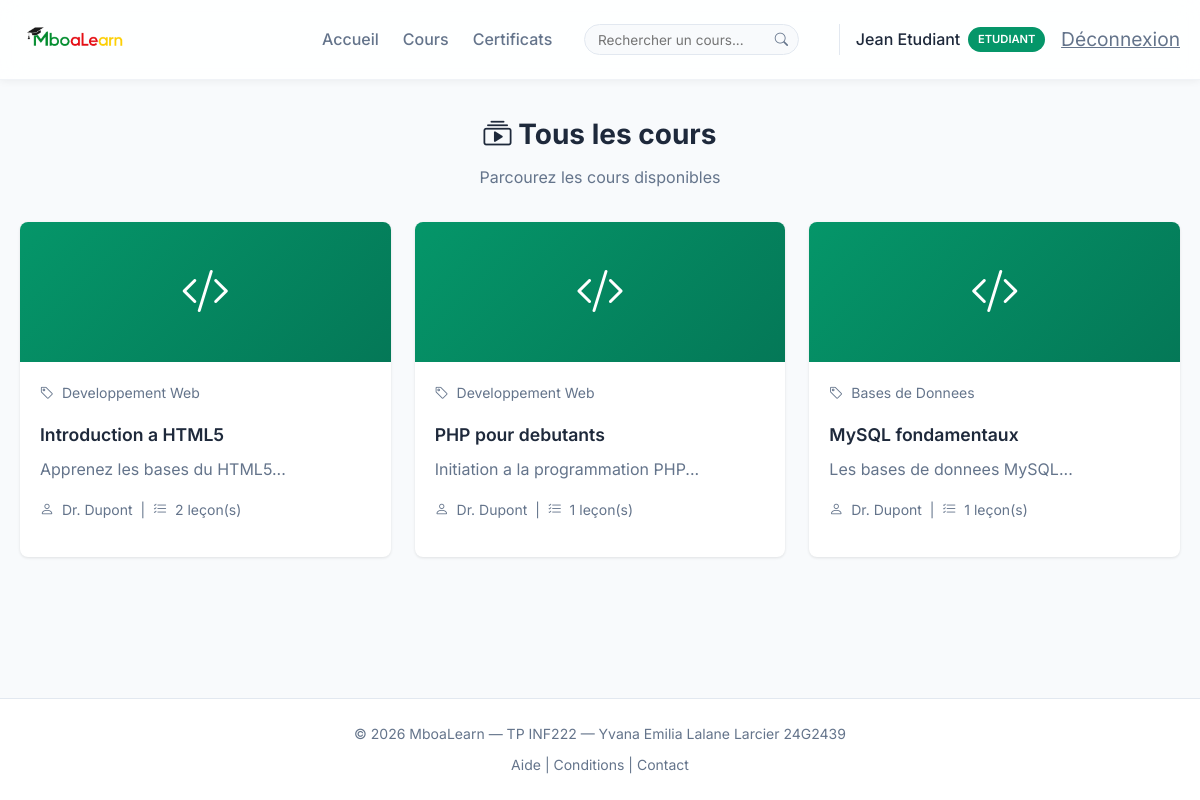
Page /cours.php (signed in) on the committed database.
### tables this page shows
CREATE TABLE users (
    id INT AUTO_INCREMENT PRIMARY KEY,
    nom VARCHAR(100) NOT NULL,
    email VARCHAR(150) UNIQUE NOT NULL,
    password VARCHAR(255) NOT NULL,
    role ENUM('etudiant', 'enseignant', 'promoteur') DEFAULT 'etudiant',
    date_inscription TIMESTAMP DEFAULT CURRENT_TIMESTAMP
);

CREATE TABLE cours (
    id INT AUTO_INCREMENT PRIMARY KEY,
    titre VARCHAR(200) NOT NULL,
    description TEXT,
    module_id INT,
    enseignant_id INT,
    date_creation TIMESTAMP DEFAULT CURRENT_TIMESTAMP,
    FOREIGN KEY (module_id) REFERENCES modules(id) ON DELETE SET NULL,
    FOREIGN KEY (enseignant_id) REFERENCES users(id) ON DELETE SET NULL
);

CREATE TABLE modules (
    id INT AUTO_INCREMENT PRIMARY KEY,
    nom VARCHAR(150) NOT NULL,
    description TEXT,
    date_creation TIMESTAMP DEFAULT CURRENT_TIMESTAMP
);

### includes/auth.php (called while the page is built, shortened)
<?php
require_once __DIR__ . '/../config/database.php';
function is_logged_in() {
    return isset($_SESSION['user_id']);
}
function has_role($role) {
    return isset($_SESSION['user_role']) && $_SESSION['user_role'] === $role;
}
function get_user_info() {
    global $pdo;
    $stmt = $pdo->prepare("SELECT id, nom, email, role FROM users WHERE id = ?");
    $stmt->execute([$_SESSION['user_id']]);
    return $stmt->fetch();
}

### cours.php (the view, shortened to what this page needs)
<?php
require_once 'config/database.php';
require_once 'includes/auth.php';
$etudiant_id = $_SESSION['user_id'];
$view_course = isset($_GET['view']) ? (int)$_GET['view'] : null;
$search = isset($_GET['search']) ? trim($_GET['search']) : '';
if (!empty($search)) {
    $stmt = $pdo->prepare("
        SELECT c.*, m.nom as module_nom, u.nom as enseignant_nom,
               COUNT(DISTINCT l.id) as total_lecons
        FROM cours c
        LEFT JOIN modules m ON c.module_id = m.id
        LEFT JOIN users u ON c.enseignant_id = u.id
        LEFT JOIN lecons l ON c.id = l.cours_id
        WHERE c.titre LIKE ? OR c.description LIKE ? OR m.nom LIKE ?
        GROUP BY c.id
        ORDER BY c.date_creation DESC
    ");
    $search_param = "%$search%";
    $stmt->execute([$search_param, $search_param, $search_param]);
} else {
    $stmt = $pdo->prepare("
        SELECT c.*, m.nom as module_nom, u.nom as enseignant_nom,
               COUNT(DISTINCT l.id) as total_lecons
        FROM cours c
        LEFT JOIN modules m ON c.module_id = m.id
        LEFT JOIN users u ON c.enseignant_id = u.id
        LEFT JOIN lecons l ON c.id = l.cours_id
        GROUP BY c.id
        ORDER BY c.date_creation DESC
    ");
    $stmt->execute();
}
$cours = $stmt->fetchAll();
?>
<!DOCTYPE html>
<html lang="fr">
<head>
    <link rel="stylesheet" href="https://cdn.jsdelivr.net/npm/bootstrap-icons@1.11.3/font/bootstrap-icons.min.css">
    <link rel="stylesheet" href="assets/css/style.css">
</head>
<body>
    <?php include 'includes/header.php'; ?>
    <div class="dashboard-header">
        <?php if (!empty($search)): ?>
            <div style="display: flex; justify-content: space-between; align-items: center;">
                <div>
                    <h1><i class="bi bi-search"></i> Résultats pour "<?php echo htmlspecialchars($search); ?>"</h1>
                    <p><?php echo count($cours); ?> cours trouvé(s)</p>
                </div>
                <a href="cours.php" class="btn-secondary">
                    <i class="bi bi-x-circle"></i> Effacer la recherche
                </a>
            </div>
        <?php else: ?>
            <h1><i class="bi bi-collection-play"></i> Tous les cours</h1>
            <p>Parcourez les cours disponibles</p>
        <?php endif; ?>
    </div>
    <?php if ($view_course): ?>
        <?php
        $stmt = $pdo->prepare("
            SELECT c.*, m.nom as module_nom, u.nom as enseignant_nom
            FROM cours c
            LEFT JOIN modules m ON c.module_id = m.id
            LEFT JOIN users u ON c.enseignant_id = u.id
            WHERE c.id = ?
        ");
        $stmt->execute([$view_course]);
        $course = $stmt->fetch();
        if ($course) {
            $stmt = $pdo->prepare("
                SELECT l.*,
                       CASE WHEN p.statut = 'termine' THEN 1 ELSE 0 END as terminee,
                       p.score_evaluation,
                       e.id as evaluation_id
                FROM lecons l
                LEFT JOIN progression p ON l.id = p.lecon_id AND p.etudiant_id = ?
                LEFT JOIN evaluations e ON l.id = e.lecon_id
                WHERE l.cours_id = ?
                ORDER BY l.ordre
            ");
            $stmt->execute([$etudiant_id, $view_course]);
            $lecons = $stmt->fetchAll();
            $total_lecons = count($lecons);
            $lecons_terminees = 0;
            foreach ($lecons as $l) {
                if ($l['terminee']) $lecons_terminees++;
            }
            $progression = $total_lecons > 0 ? round(($lecons_terminees / $total_lecons) * 100) : 0;
        ?>
        <div class="card">
            <div class="card-header">
                <div>
                    <h2 class="card-title"><?php echo htmlspecialchars($course['titre']); ?></h2>
                    <p class="text-muted">
                        <i class="bi bi-person"></i> <?php echo htmlspecialchars($course['enseignant_nom'] ?? 'N/A'); ?>
                        &nbsp;|&nbsp;
                        <i class="bi bi-tag"></i> <?php echo htmlspecialchars($course['module_nom'] ?? 'Non assigné'); ?>
                    </p>
                </div>
                <a href="cours.php" class="btn-secondary">
                    <i class="bi bi-arrow-left"></i> Retour
                </a>
            </div>
            <div class="card-content" style="margin-bottom: 1.5rem;">
                <?php echo nl2br(htmlspecialchars($course['description'] ?? '')); ?>
            </div>
            <div class="progress-text">
                <span>Progression du cours</span>
                <span><?php echo $progression; ?>% (<?php echo $lecons_terminees; ?>/<?php echo $total_lecons; ?> leçons)</span>
            </div>
            <div class="progress-bar" style="margin-bottom: 1.5rem;">
                <div class="progress-fill <?php echo $progression >= 80 ? 'green' : ($progression >= 40 ? 'orange' : 'red'); ?>"
                     style="width: <?php echo $progression; ?>%"></div>
            </div>
        </div>
        <h3 style="margin-bottom: 1rem;"><i class="bi bi-list-check"></i> Leçons</h3>
        <ul class="lesson-list">
            <?php foreach ($lecons as $index => $lecon): ?>
                <li class="lesson-item" onclick="window.location.href='lecon.php?id=<?php echo $lecon['id']; ?>'">
                    <div class="lesson-icon <?php echo $lecon['type_contenu']; ?>">
                        <i class="bi bi-<?php echo $lecon['type_contenu'] === 'video' ? 'play-circle' : 'file-pdf'; ?>"></i>
                    </div>
                    <div class="lesson-info">
                        <div class="lesson-title">
                            Leçon <?php echo $index + 1; ?>: <?php echo htmlspecialchars($lecon['titre']); ?>
                        </div>
                        <div class="lesson-meta">
                            <span><i class="bi bi-<?php echo $lecon['type_contenu'] === 'video' ? 'camera-video' : 'file-earmark-pdf'; ?>"></i>
                                <?php echo strtoupper($lecon['type_contenu']); ?>
                            </span>
                            <?php if ($lecon['evaluation_id']): ?>
                                <span>&nbsp;|&nbsp; <i class="bi bi-check-square"></i> Évaluation disponible</span>
                            <?php endif; ?>
                        </div>
                    </div>
                    <div class="lesson-status <?php echo $lecon['terminee'] ? 'completed' : 'pending'; ?>">
                        <i class="bi bi-<?php echo $lecon['terminee'] ? 'check-circle-fill' : 'circle'; ?>"></i>
                    </div>
                </li>
            <?php endforeach; ?>
        </ul>
        <?php } else { ?>
            <div class="alert alert-danger">
                <i class="bi bi-exclamation-circle"></i> Cours non trouvé.
            </div>
        <?php } ?>
    <?php else: ?>
        <?php if (empty($cours)): ?>
            <div class="card text-center" style="padding: 3rem;">
                <i class="bi bi-inbox" style="font-size: 4rem; color: var(--text-muted);"></i>
                <h3 style="margin-top: 1rem;">Aucun cours disponible</h3>
                <p class="text-muted">Les cours seront bientôt ajoutés.</p>
            </div>
        <?php else: ?>
            <div class="grid grid-2">
                <?php foreach ($cours as $c): ?>
                    <a href="cours.php?view=<?php echo $c['id']; ?>" class="course-card" style="text-decoration: none; color: inherit;">
                        <div class="course-image">
                            <i class="bi bi-<?php echo $c['module_nom'] ? 'code-slash' : 'book'; ?>"></i>
                        </div>
                        <div class="course-content">
                            <div class="course-meta">
                                <span><i class="bi bi-tag"></i> <?php echo htmlspecialchars($c['module_nom'] ?? 'Non assigné'); ?></span>
                            </div>
                            <h3 class="course-title"><?php echo htmlspecialchars($c['titre']); ?></h3>
                            <p class="card-content" style="margin-bottom: 1rem;">
                                <?php echo htmlspecialchars(substr($c['description'] ?? '', 0, 100)); ?>...
                            </p>
                            <div class="course-meta">
                                <span><i class="bi bi-person"></i> <?php echo htmlspecialchars($c['enseignant_nom'] ?? 'N/A'); ?></span>
                                &nbsp;|&nbsp;
                                <span><i class="bi bi-list-check"></i> <?php echo $c['total_lecons']; ?> leçon(s)</span>
                            </div>
                        </div>
                    </a>
                <?php endforeach; ?>
            </div>
        <?php endif; ?>
    <?php endif; ?>
    <?php include 'includes/footer.php'; ?>
</body>
</html>

### includes/header.php (shortened to what this page needs)
<?php
$base_url = '/MboaLearn';
$user = get_user_info();
?>
<!DOCTYPE html>
<html lang="fr">
<head>
    <link rel="stylesheet" href="https://cdn.jsdelivr.net/npm/bootstrap-icons@1.11.3/font/bootstrap-icons.min.css">
    <link rel="stylesheet" href="<?php echo $base_url; ?>/assets/css/style.css?v=<?php echo time(); ?>">
</head>
<body>
    <nav class="navbar">
        <div class="nav-container">
            <a href="<?php echo $base_url; ?>/index.html" class="nav-brand">
                <img src="<?php echo $base_url; ?>/assets/images/mboalearn.png" alt="MboaLearn" class="nav-logo">
            </a>
            <?php if (is_logged_in()): ?>
            <div class="nav-menu">
                <a href="<?php echo $base_url; ?>/dashboard.php" class="nav-link">
                    Accueil
                </a>
                <?php if (has_role('etudiant')): ?>
                    <a href="<?php echo $base_url; ?>/cours.php" class="nav-link">
                        Cours
                    </a>
                    <a href="<?php echo $base_url; ?>/certificats.php" class="nav-link">
                        Certificats
                    </a>
                    <form action="<?php echo $base_url; ?>/cours.php" method="GET" class="nav-search">
                        <input type="text" name="search" placeholder="Rechercher un cours..."
                               class="nav-search-input" value="<?php echo htmlspecialchars($_GET['search'] ?? ''); ?>">
                        <button type="submit" class="nav-search-btn">
                            <i class="bi bi-search"></i>
                        </button>
                    </form>
                <?php endif; ?>
                <div class="nav-user">
                    <span class="user-info">
                        <?php echo $user['nom']; ?>
                        <span class="badge"><?php echo ucfirst($user['role']); ?></span>
                    </span>
                    <a href="<?php echo $base_url; ?>/logout.php" class="btn-logout">
                        Déconnexion
                    </a>
                </div>
            </div>
            <?php endif; ?>
        </div>
    </nav>
    <main class="main-content">
        <div class="container">

### assets/css/style.css (style rules this page uses)
:root { --primary: #059669; --primary-dark: #047857; --secondary: #64748b; --success: #10b981; --danger: #dc2626; --warning: #d97706; --accent: #eab308; --bg-light: #f8fafc; --bg-white: #ffffff; --text-dark: #1e293b; --text-muted: #64748b; --border: #e2e8f0; --shadow: 0 1px 3px rgba(0,0,0,0.1); --shadow-md: 0 4px 6px rgba(0,0,0,0.1); --radius: 8px; --transition: all 0.2s ease; }
* { margin: 0; padding: 0; box-sizing: border-box; }
body { font-family: 'Inter', -apple-system, BlinkMacSystemFont, sans-serif; background-color: var(--bg-light); color: var(--text-dark); line-height: 1.6; min-height: 100vh; display: flex; flex-direction: column; }
.container { max-width: 1200px; margin: 0 auto; padding: 0 20px; width: 100%; }
.navbar { background: rgba(255, 255, 255, 0.85); backdrop-filter: blur(12px); -webkit-backdrop-filter: blur(12px); border-bottom: 1px solid rgba(226, 232, 240, 0.5); padding: 0.75rem 0; position: sticky; top: 0; z-index: 100; box-shadow: 0 1px 8px rgba(0,0,0,0.06); }
.nav-container { max-width: 1200px; margin: 0 auto; padding: 0 20px; display: flex; align-items: center; justify-content: space-between; }
.nav-brand { font-size: 1.25rem; font-weight: 700; color: var(--primary); text-decoration: none; display: flex; align-items: center; gap: 0.5rem; }
.nav-logo { height: 55px; width: auto; }
.nav-menu { display: flex; align-items: center; gap: 1.5rem; }
.nav-link { color: var(--text-muted); text-decoration: none; font-weight: 500; display: flex; align-items: center; gap: 0.5rem; transition: var(--transition); }
.nav-search { display: flex; align-items: center; background: var(--bg-light); border: 1px solid var(--border); border-radius: 20px; overflow: hidden; margin-left: 0.5rem; }
.nav-search-input { border: none; background: transparent; padding: 0.4rem 0.8rem; font-size: 0.85rem; width: 180px; outline: none; font-family: inherit; }
.nav-search-btn { background: none; border: none; padding: 0.4rem 0.6rem; color: var(--text-muted); cursor: pointer; transition: var(--transition); }
.nav-user { display: flex; align-items: center; gap: 1rem; margin-left: 1rem; padding-left: 1rem; border-left: 1px solid var(--border); }
.user-info { display: flex; align-items: center; gap: 0.5rem; font-weight: 500; }
.badge { background: var(--primary); color: white; padding: 0.2rem 0.6rem; border-radius: 20px; font-size: 0.7rem; font-weight: 600; text-transform: uppercase; }
.btn-logout { color: var(--text-muted); font-size: 1.2rem; transition: var(--transition); }
.main-content { flex: 1; padding: 2rem 0; }
.container { display: flex; flex-direction: column; align-items: center; }
.card-content { color: var(--text-muted); }
.grid { display: grid; gap: 1.5rem; width: 100%; }
.grid-2 { grid-template-columns: repeat(auto-fit, minmax(300px, 1fr)); }
.dashboard-header { margin-bottom: 2rem; text-align: center; width: 100%; }
.dashboard-header h1 { font-size: 1.75rem; font-weight: 700; margin-bottom: 0.5rem; }
.dashboard-header p { color: var(--text-muted); }
.course-card { background: var(--bg-white); border-radius: var(--radius); box-shadow: var(--shadow); overflow: hidden; transition: var(--transition); }
.course-image { height: 140px; background: linear-gradient(135deg, var(--primary) 0%, var(--primary-dark) 100%); display: flex; align-items: center; justify-content: center; color: white; font-size: 3rem; }
.course-content { padding: 1.25rem; }
.course-title { font-size: 1.1rem; font-weight: 600; margin-bottom: 0.5rem; }
.course-meta { color: var(--text-muted); font-size: 0.875rem; margin-bottom: 1rem; }
.course-meta i { margin-right: 0.25rem; }

### rows in the picture
users: nom "Jean Etudiant", role "ETUDIANT"
cours: module.nom "Developpement Web", titre "Introduction a HTML5", description "Apprenez les bases du HTML5", enseignant.nom "Dr. Dupont", total_lecons "2"
cours: module.nom "Developpement Web", titre "PHP pour debutants", description "Initiation a la programmation PHP", enseignant.nom "Dr. Dupont", total_lecons "1"
cours: module.nom "Bases de Donnees", titre "MySQL fondamentaux", description "Les bases de donnees MySQL", enseignant.nom "Dr. Dupont", total_lecons "1"
